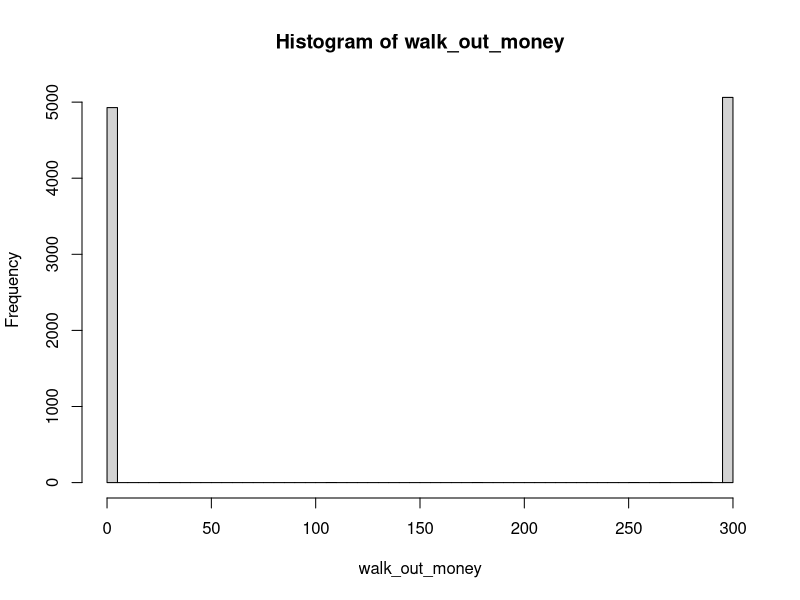
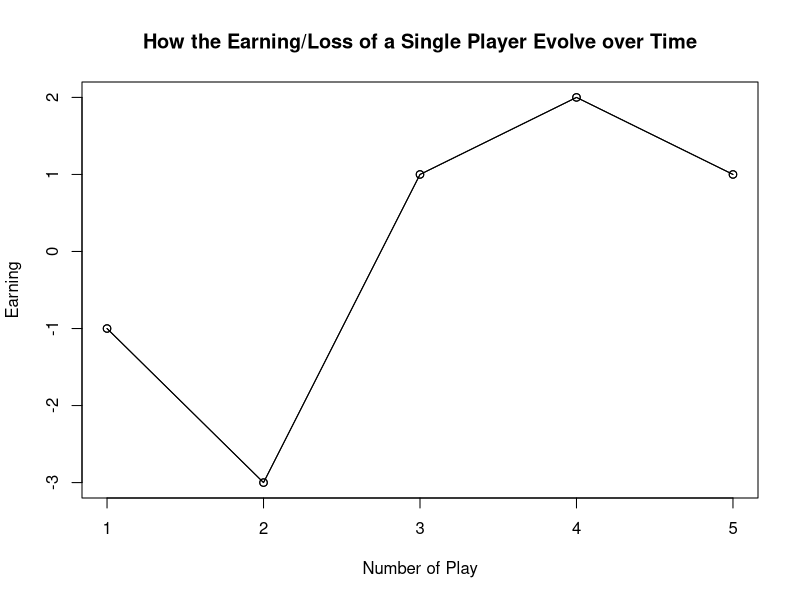
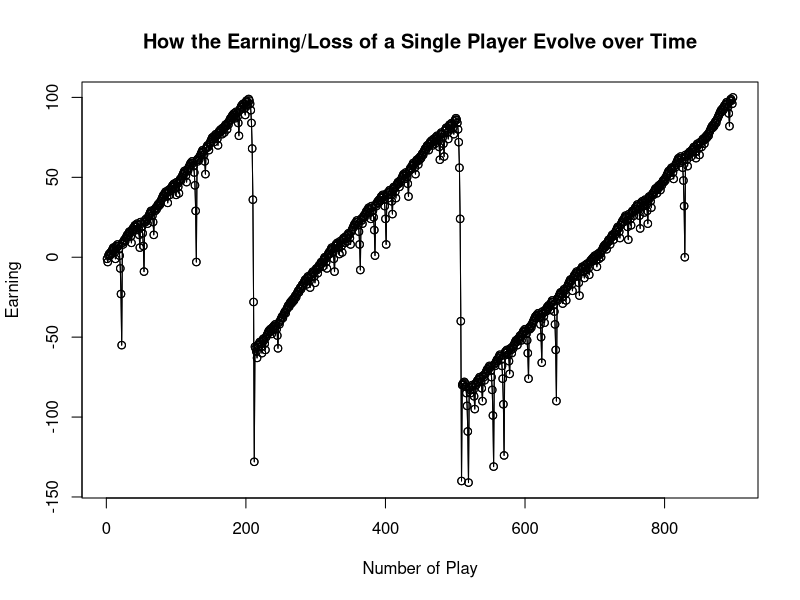
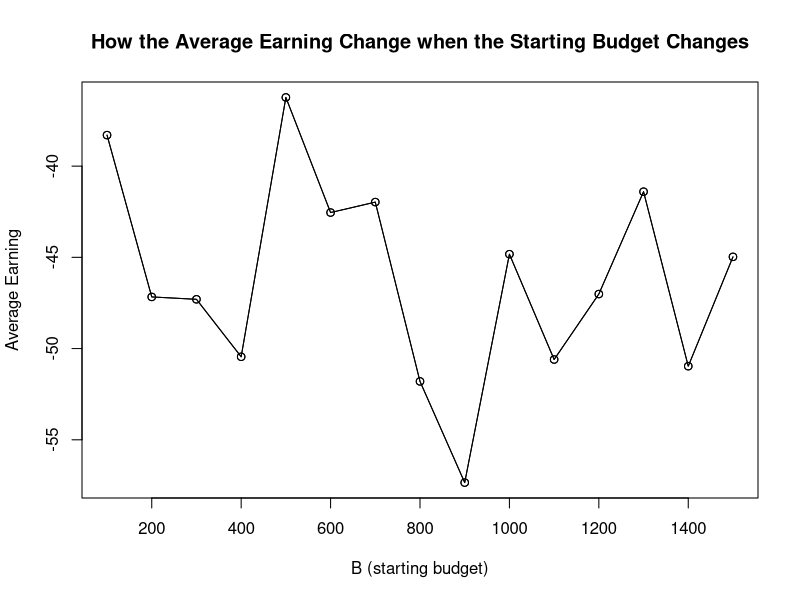
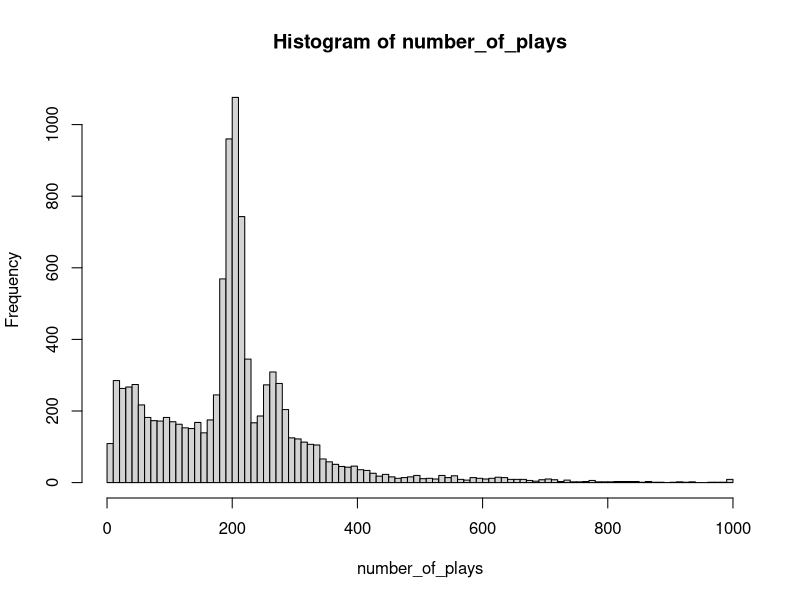

The R script that drew these images, in order:
## ---- chunk 1
#needed to use the pipe '%>%'
library(magrittr)

#' A single play of the Martingale strategy
#'

#' Takes a state list, spins the roulette wheel, returns the state list with updated values (for example, budget, plays, etc)
#' @param state A list with the following entries: 
#'   B              number, the budget
#'   W              number, the budget threshold for successfully stoping
#'   L              number, the maximum number of plays 
#'   M              number, the casino wager limit
#'   plays          integer, the number of plays executed
#'   previous_wager number, the wager in the previous play (0 at first play)
#'   previous_win   TRUE/FALSE, indicator if the previous play was a win (TRUE at first play)
#' @return The updated state list
one_play <- function(state){
  
    # Wager
    proposed_wager <- ifelse(state$previous_win, 1, 2*state$previous_wager)
    wager <- min(proposed_wager, state$M, state$B)
    
    # Spin of the wheel
    red <- rbinom(1,1,18/38)
    
    # Update state
    state$plays <- state$plays + 1
    state$previous_wager <- wager
    if(red){
      # WIN
      state$B <- state$B + wager
      state$previous_win <- TRUE
    }else{
      # LOSE
      state$B <- state$B - wager
      state$previous_win <- FALSE
    }
  state
}
## ---- chunk 2
#' Stopping rule
#'
#' Takes the state list and determines if the gambler has to stop
#' @param state A list.  See one_play
#' @return TRUE/FALSE
stop_play <- function(state){
  if(state$B <= 0) return(TRUE)
  if(state$plays >= state$L) return(TRUE)
  if(state$B >= state$W) return(TRUE)
  FALSE
}
## ---- chunk 3
#' Play roulette to either bankruptcy, success, or play limits
#'
#' @param B number, the starting budget
#' @param W number, the budget threshold for successfully stoping
#' @param L number, the maximum number of plays 
#' @param M number, the casino wager limit
#' @return A vector of budget values calculated after each play.
one_series <- function(
    B = 200
  , W = 300
  , L = 1000
  , M = 100
){

  # initial state
  state <- list(
    B = B
  , W = W
  , L = L
  , M = M
  , plays = 0
  , previous_wager = 0
  , previous_win = TRUE
  )
  
  # vector to store budget over series of plays
  budget <- rep(NA, L)
  
  # For loop of plays
  for(i in 1:L){
    new_state <- state %>% one_play
    budget[i] <- new_state$B
    if(new_state %>% stop_play){
      return(budget[1:i])
    }
    state <- new_state
  }
  budget    
}

# helper function
get_last <- function(x) x[length(x)] 
## ---- chunk 4
# Simulation
walk_out_money <- rep(NA, 10000)
for(j in seq_along(walk_out_money)){
  walk_out_money[j] <- one_series(B = 200, W = 300, L = 1000, M = 100) %>% get_last
}

# Walk out money distribution
hist(walk_out_money, breaks = 100)
## ---- chunk 5
# Estimated probability of walking out with extra cash
mean(walk_out_money > 200)

# Estimated earnings
mean(walk_out_money - 200)
## ---- chunk 6
# How the earning of one player vary over the whole time of his playing
# Plot one player's budget change over the time of wagers

  set.seed(8)
#calculate earning and time of play
  earning <- one_series(B = 200, W = 300, L = 1000, M = 100) - 200
  time_of_play <- (1:length(earning))
  
# Make a line chart for first 5 plays
  plot (time_of_play[0:5], earning[1:5], type = "o", main = "How the Earning/Loss of a Single Player Evolve over Time", xlab = "Number of Play", ylab = "Earning")
  lines(time_of_play[0:5], earning[1:5], type = "o")
## ---- chunk 7
# Make a line chart
  set.seed(8)
  plot (time_of_play, earning, type = "o", main = "How the Earning/Loss of a Single Player Evolve over Time", xlab = "Number of Play", ylab = "Earning")
  lines(time_of_play, earning, type = "o")
## ---- chunk 8
# how changing a parameter of the simulation (see table below) does or does not have an impact on average earnings.
#' @param B number, the starting budget
#' @param W number, the budget threshold for successfully stoping
#' @param L number, the maximum number of plays 
#' @param M number, the casino wager limit

# Simulation
# Output average earning
one_simulation <- function(
  B = 200
  , W = 300
  , L = 1000
  , M = 100
){
  walk_out_money <- rep(NA, 1000)  #change the rep times to 10000
  for(j in seq_along(walk_out_money)){
    walk_out_money[j] <- one_series(B = 200, W = 300, L = 1000, M = 100) %>% get_last
  }

  return(mean(walk_out_money - 200))
}
## ---- chunk 9
# The variation time of one variable
time_of_variation = 15
set.seed(150)
# Change B, the starting budget
b <- seq(100, 100*time_of_variation, by = 100)

earning <- rep(NA, time_of_variation)

for(i in 1:time_of_variation){
  earning[i] <- one_simulation(
    B = b
  , W = 300
  , L = 1000
  , M = 100)
}
## ---- chunk 10
  plot (b, earning, type = "o", main = "How the Average Earning Change when the Starting Budget Changes", xlab = "B (starting budget)", ylab = "Average Earning")
  lines(b, earning, type = "o")
## ---- chunk 11
# Estimate the average number of plays before stopping

number_of_plays <- rep(NA, 10000)
for(j in seq_along(walk_out_money)){
  
  one_series_result <- one_series(B = 200, W = 300, L = 1000, M = 100) 
  
  number_of_plays[j] <- length(one_series_result)
}

mean(number_of_plays)
## ---- chunk 12
# Number of plays distribution
hist(number_of_plays, breaks = 100)
